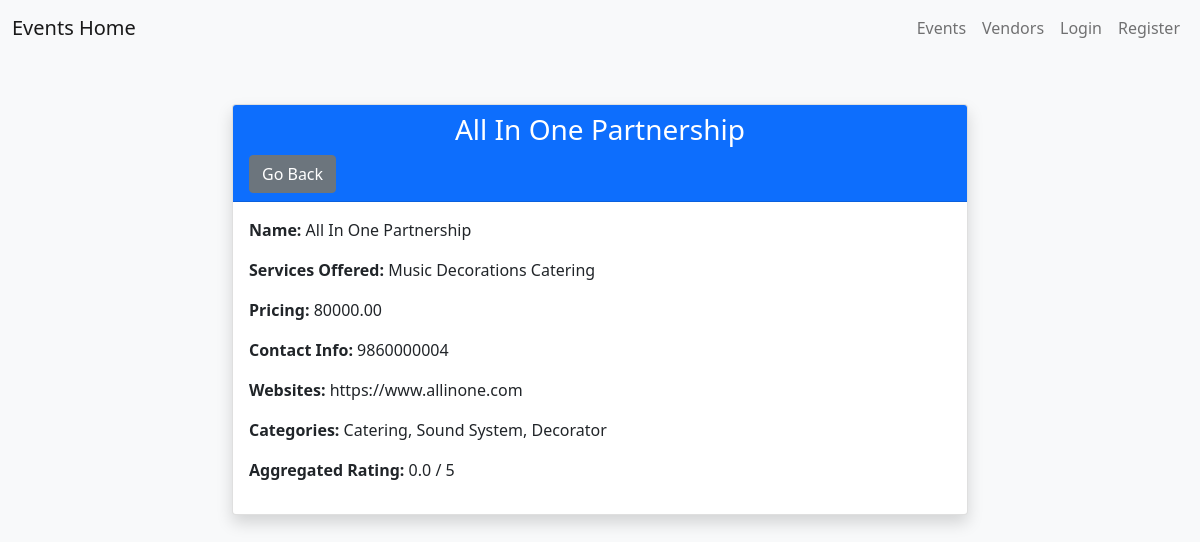
/vendor-details/4/, run on the app's committed database.
### base/models.py (models this page shows, shortened)
class Vendor(models.Model):
    name = models.CharField(max_length=100)
    services_offered = models.TextField()
    pricing = models.DecimalField(max_digits=10, decimal_places=2)
    contact_info = models.CharField(max_length=100)
    website = models.URLField(null=True)
    categories = models.ManyToManyField('VendorCategory')
    is_approved = models.BooleanField(default=False)
    is_available = models.BooleanField(default=True)

class VendorCategory(models.Model):
    name = models.CharField(max_length=100)

### base/views.py (the view)
# urls.py: path('vendor-details/<int:pk>/', views.VendorDetailView.as_view(), name='vendor-details'),
class VendorDetailView(DetailView):
    model = Vendor
    template_name = 'vendorDetails.html'
    def get_context_data(self, **kwargs):
        context = super().get_context_data(**kwargs)
        vendor = self.get_object()
        feedbacks = VendorFeedback.objects.filter(vendor=vendor)
        total = sum(feedback.rating for feedback in feedbacks)
        context['aggregated_rating'] = total / feedbacks.count() if feedbacks.count() > 0 else 0
        return context

### base/templatetags/events.py (called while the page is built)
@register.filter(name='is_Admin')
def is_Admin(user):
    return user.groups.filter(name='Admin').exists()

@register.filter(name='is_Vendor')
def is_Vendor(user):
    return user.groups.filter(name='Vendor').exists()

@register.filter(name='is_Client')
def is_Client(user):
    return user.groups.filter(name='Client').exists()

### templates/vendorDetails.html (shortened to what this page needs)
{% load events %}
<!DOCTYPE html>
<html lang="en">
<head>
    <link href="https://cdn.jsdelivr.net/npm/bootstrap@5.0.2/dist/css/bootstrap.min.css" rel="stylesheet">
</head>
<body class="bg-light">
  {% include 'navbar.html' %}
    <div class="container mt-5">
        <div class="row justify-content-center">
            <div class="col-md-8">
                <div class="card shadow">
                    <div class="card-header bg-primary text-white">
                        <h3 class="text-center">{{ vendor.name }}</h3>
                        <a href="{% url 'vendor-list' %}" class="btn btn-secondary">Go Back</a>
                    </div>
                    <div class="card-body">
                        <p><strong>Name:</strong> {{ vendor.name }}</p>
                        <p><strong>Services Offered:</strong> {{ vendor.services_offered }}</p>
                        <p><strong>Pricing:</strong> {{ vendor.pricing }}</p>
                        <p><strong>Contact Info:</strong> {{ vendor.contact_info }}</p>
                        <p><strong>Websites:</strong> {{ vendor.website }}</p>
                        <p><strong>Categories:</strong>
                        {% for category in vendor.categories.all %}
                           <span> {{ category.name }}{% if not forloop.last %}, {% endif %} </span>
                        {% endfor %}
                        </p>
                        <p><strong>Aggregated Rating:</strong> {{ aggregated_rating|floatformat:1 }} / 5</p>
                        </div>
                    </div>
                </div>
            </div>
        </div>
</body>
</html>

### data on the page
Vendor: name "All In One Partnership", services_offered "Music Decorations Catering", pricing "80000.00", contact_info "9860000004", website "https://www.allinone.com"
VendorCategory: name "Catering"
VendorCategory: name "Sound System"
VendorCategory: name "Decorator"

### other printed values
{{ aggregated_rating|floatformat:1 }} "0.0"
